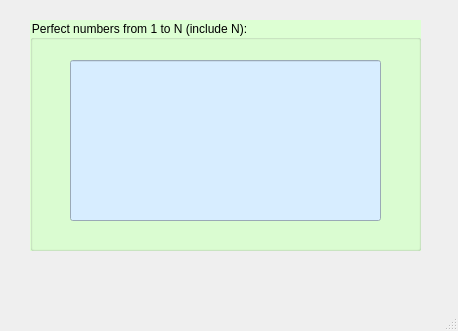
<?xml version="1.0" encoding="UTF-8"?>
<ui version="4.0">
 <class>MainWindow</class>
 <widget class="QMainWindow" name="MainWindow">
  <property name="geometry">
   <rect>
    <x>0</x>
    <y>0</y>
    <width>458</width>
    <height>331</height>
   </rect>
  </property>
  <property name="windowTitle">
   <string>MainWindow</string>
  </property>
  <widget class="QWidget" name="centralwidget">
   <widget class="QGroupBox" name="groupBox">
    <property name="geometry">
     <rect>
      <x>30</x>
      <y>20</y>
      <width>391</width>
      <height>231</height>
     </rect>
    </property>
    <property name="styleSheet">
     <string notr="true">background: rgb(221, 255, 211);</string>
    </property>
    <property name="title">
     <string>Perfect numbers from 1 to N (include N):</string>
    </property>
    <widget class="QLineEdit" name="lineEditPerfectNumbers">
     <property name="enabled">
      <bool>false</bool>
     </property>
     <property name="geometry">
      <rect>
       <x>40</x>
       <y>40</y>
       <width>311</width>
       <height>161</height>
      </rect>
     </property>
     <property name="styleSheet">
      <string notr="true">background: rgb(215, 237, 255)</string>
     </property>
     <property name="alignment">
      <set>Qt::AlignCenter</set>
     </property>
    </widget>
   </widget>
  </widget>
  <widget class="QMenuBar" name="menubar">
   <property name="geometry">
    <rect>
     <x>0</x>
     <y>0</y>
     <width>458</width>
     <height>25</height>
    </rect>
   </property>
  </widget>
  <widget class="QStatusBar" name="statusbar"/>
 </widget>
 <resources/>
 <connections/>
</ui>
